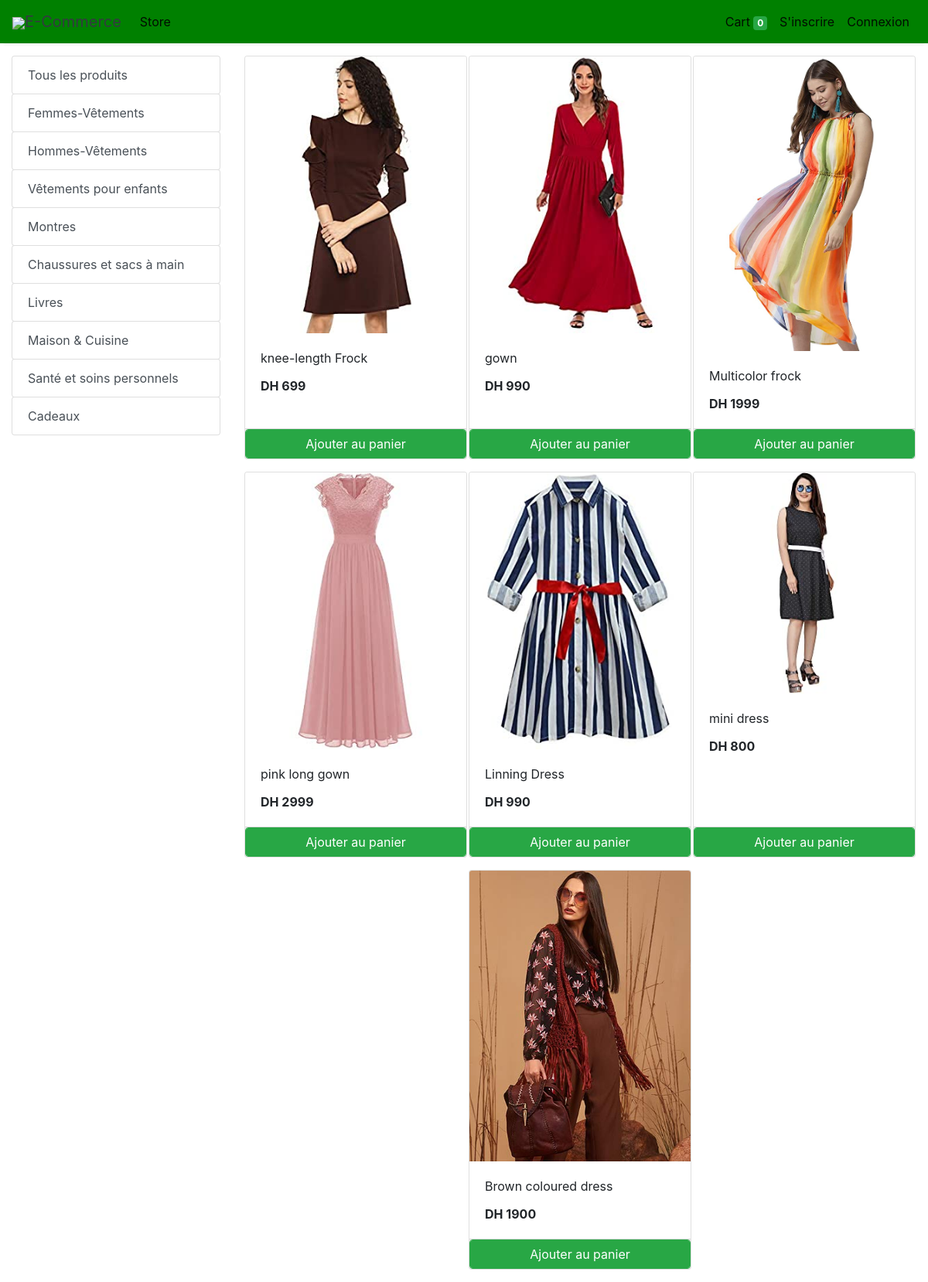
Screenshot of /store?category=22 with the database file from the repository.
### store/models/category.py (models this page shows, shortened)
class Category(models.Model):
    name= models.CharField(max_length=50)
    @staticmethod
    def get_all_categories():
        return Category.objects.all()

### store/models/product.py (models this page shows, shortened)
class Products(models.Model):
    name = models.CharField(max_length=60)
    price= models.IntegerField(default=0)
    category= models.ForeignKey(Category,on_delete=models.CASCADE,default=1 )
    description= models.CharField(max_length=250, default='', blank=True, null= True)
    image= models.ImageField(upload_to='uploads/products/')
    @staticmethod
    def get_all_products_by_categoryid(category_id):
        if category_id:
            return Products.objects.filter (category=category_id)
        else:
            return Products.get_all_products();

### store/views/home.py (the view)
# urls.py: path('' , include('store.urls'))
def store(request):
    cart = request.session.get('cart')
    if not cart:
        request.session['cart'] = {}
    products = None
    categories = Category.get_all_categories()
    categoryID = request.GET.get('category')
    if categoryID:
        products = Products.get_all_products_by_categoryid(categoryID)
    else:
        products = Products.get_all_products();
    data = {}
    data['products'] = products
    data['categories'] = categories
    print('you are : ', request.session.get('email'))
    return render(request, 'index.html', data)

### store/templatetags/cart.py (called while the page is built)
@register.filter (name='is_in_cart')
def is_in_cart(product, cart):
    keys = cart.keys ()
    for id in keys:
        if int (id) == product.id:
            return True
    return False;

### store/templatetags/custom_filter.py (called while the page is built)
@register.filter(name='currency')
def currency(number):
    return "DH "+str(number)

### store/templates/index.html (shortened to what this page needs)
{% extends 'base.html' %}
{% block content %}
{% load cart %}
{% load custom_filter %}
<div class="container-fluid mt-3">
	<div class="row">
		<div class="col-lg-3 mx-auto">
			<div class="list-group">
				<a href="/" class="list-group-item list-group-item-action btn btn-outline-success">Tous les produits</a>
				{% for category in categories %}
				<a href="/?category={{category.id}}"
					class="list-group-item list-group-item-action btn btn-outline-success ">{{category.name}}</a>
				{% endfor %}
			</div>
		</div>
		<div id='products' class="col-lg-9 mx-auto">
			<div class="row mx-auto">
				{% for product in products %}
				<div class="card mx-auto mb-3" id={{product.id}} style="width: 18rem;">
					<img class="card-img-top" src="{{product.image.url}}" alt="Card image cap">
					<div class="card-body">
						<p class="card-title">{{product.name}}</p>
						<p class="card-text"><b>{{product.price|currency}}</b></p>
					</div>
					<div class="card-footer p-0 no-gutters">
						{% if product|is_in_cart:request.session.cart %}
						<div class="row no-gutters">
							<form action="/#{{product.id}}" class="col-2 " method="post">
								{% csrf_token %}
								<input hidden type="text" name='product' value='{{product.id}}'>
								<input hidden type="text" name='remove' value='True'>
								<input type="submit" value=" - " class="btn btn-block btn-success border-right">
							</form>
							<div class="text-center col btn btn-success">{{product|cart_quantity:request.session.cart}} in Cart</div>
							<form action="/#{{product.id}}" class="col-2 " method="post">
								{% csrf_token %}
								<input hidden type="text" name='product' value='{{product.id}}'>
								<input type="submit" value=" + " class="btn btn-block btn-success border-left">
							</form>
						</div>
						{% else %}
						<form action="/#{{product.id}}" method="POST" class="btn-block">
							<input type="submit" class="float-right btn btn-success form-control"
								value="Ajouter au panier">
						</form>
						{% endif %}
					</div>
				</div>
				{% endfor %}
			</div>
		</div>
	</div>
</div>
{% endblock %}

### rows the page displays
Category: name "Femmes-Vêtements"
Category: name "Hommes-Vêtements"
Category: name "Vêtements pour enfants"
Category: name "Montres"
Category: name "Chaussures et sacs à main"
Category: name "Livres"
Category: name "Maison & Cuisine"
Category: name "Santé et soins personnels"
Category: name "Cadeaux"
Products: image (picture), name "knee-length Frock", price "DH 699"
Products: image (picture), name "gown", price "DH 990"
Products: image (picture), name "Multicolor frock", price "DH 1999"
Products: image (picture), name "pink long gown", price "DH 2999"
Products: image (picture), name "Linning Dress", price "DH 990"
Products: image (picture), name "mini dress", price "DH 800"
Products: image (picture), name "Brown coloured dress", price "DH 1900"

### other values shown
{{ request.session.cart.keys|length }} "0"
